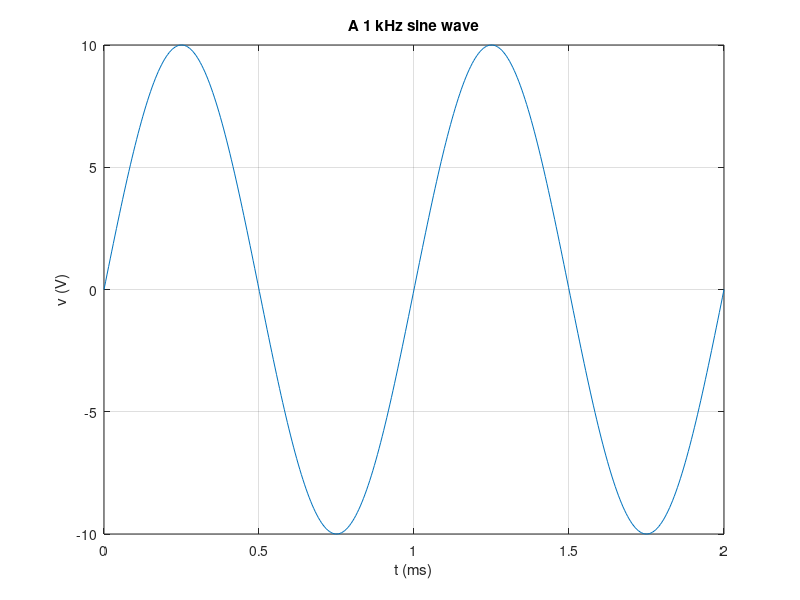
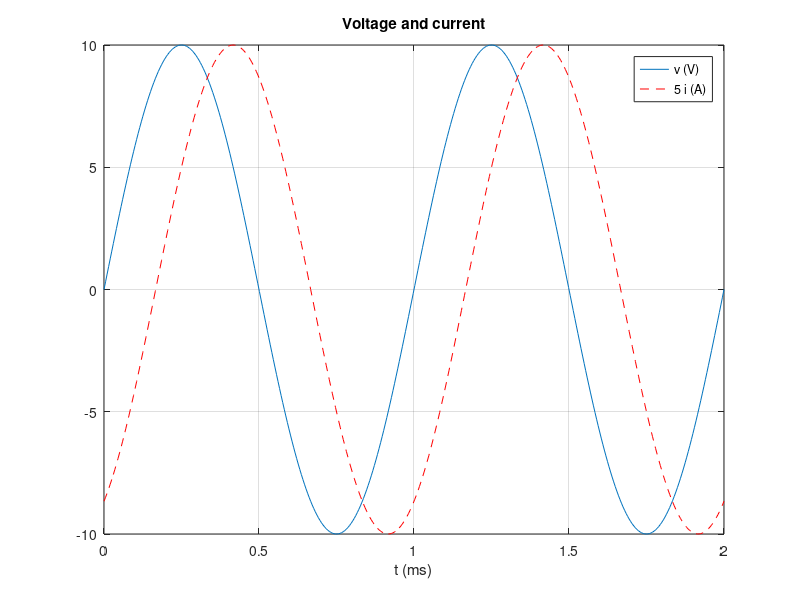
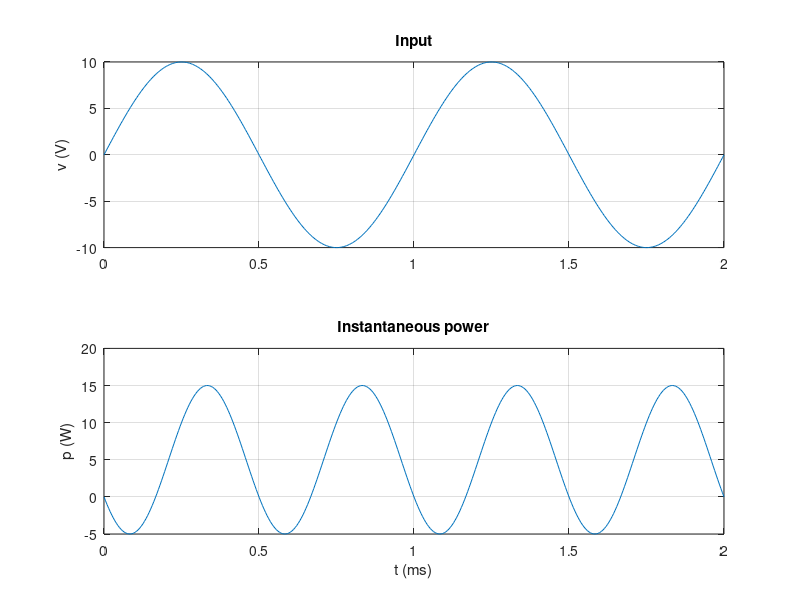
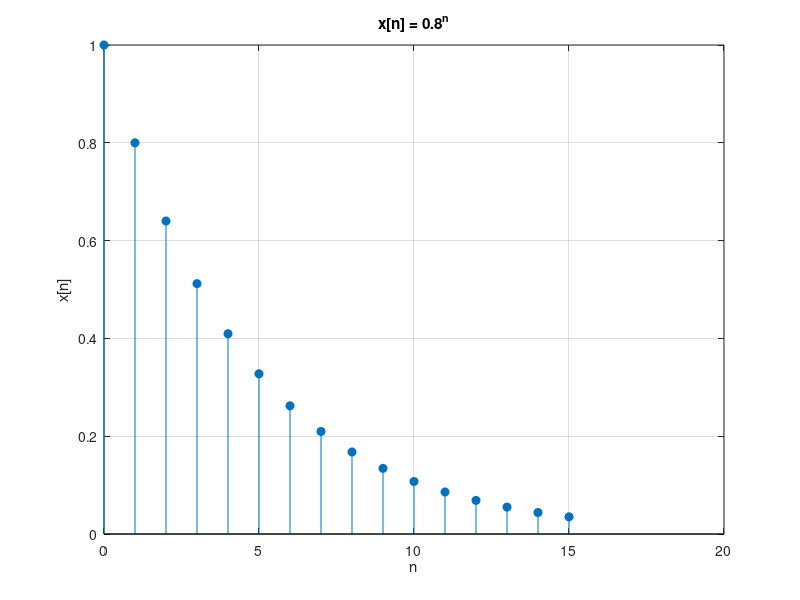

Source code (MATLAB) for these figures, in order:
% MATLAB from zero — 3: plotting
%title: MATLAB from Zero 3: Plotting
%ar-title: MATLAB من الصفر 3: الرسم البياني
%course: intro
%level: 3

%% Your first plot
%ar: الرسم يحتاج متجهين بنفس الطول: قيم x وقيم y. نصنع الزمن بـ linspace ثم نحسب الإشارة لكل لحظة بعمليات النقطة.
t = linspace(0, 2e-3, 400);          % 0 to 2 ms
v = 10*sin(2*pi*1000*t);             % 1 kHz, 10 V peak
plot(t*1e3, v)
xlabel('t (ms)'); ylabel('v (V)'); title('A 1 kHz sine wave'); grid on
%ar: ضربنا t في 1e3 حتى يكون المحور بالمللي ثانية. دائمًا اكتب عنوان المحور ووحدته.

%% Several curves on one figure
%ar: hold on يبقي الرسم السابق ويضيف عليه. legend يكتب اسم كل منحنى بنفس الترتيب. '--' خط متقطع، و 'r' أحمر.
i = 2*sin(2*pi*1000*t - pi/3);
figure
plot(t*1e3, v); hold on
plot(t*1e3, 5*i, 'r--'); hold off
xlabel('t (ms)'); grid on
legend('v (V)', '5 i (A)'); title('Voltage and current')

%% Subplots
%ar: subplot(2,1,k) يقسم النافذة إلى صفين وعمود، ويرسم في الجزء k. مفيد لرسم الدخل والخرج فوق بعض.
figure
subplot(2,1,1); plot(t*1e3, v); ylabel('v (V)'); grid on; title('Input')
subplot(2,1,2); plot(t*1e3, v.*i); ylabel('p (W)'); xlabel('t (ms)'); grid on; title('Instantaneous power')

%% Discrete signals: stem
%ar: الإشارات المتقطعة x[n] نرسمها بـ stem وليس plot: عمود عند كل عدد صحيح n. ستحتاجه كثيرًا في الإشارات والنظم.
n = 0:15;
x = 0.8.^n;
figure
stem(n, x, 'filled'); xlabel('n'); ylabel('x[n]'); title('x[n] = 0.8^n'); grid on

%%! Project step: save the figure for your report
%ar: لحفظ الرسم صورةً للتقرير: saveas(gcf, 'wave.png'). gcf تعني الشكل الحالي. أو من نافذة الشكل: File ثم Save As.
%ar: فكرة مشروع: سكربت يرسم أي إشارة جيبية من ثلاث قيم (السعة، التردد، الطور) ويحفظها. غيّر القيم وشاهد الفرق.
A = 5; f = 50; phi = pi/4;
t = linspace(0, 3/f, 600);
figure
plot(t*1e3, A*cos(2*pi*f*t + phi)); grid on
xlabel('t (ms)'); ylabel('v (V)'); title(sprintf('A = %g V, f = %g Hz, phase = %g deg', A, f, phi*180/pi))
